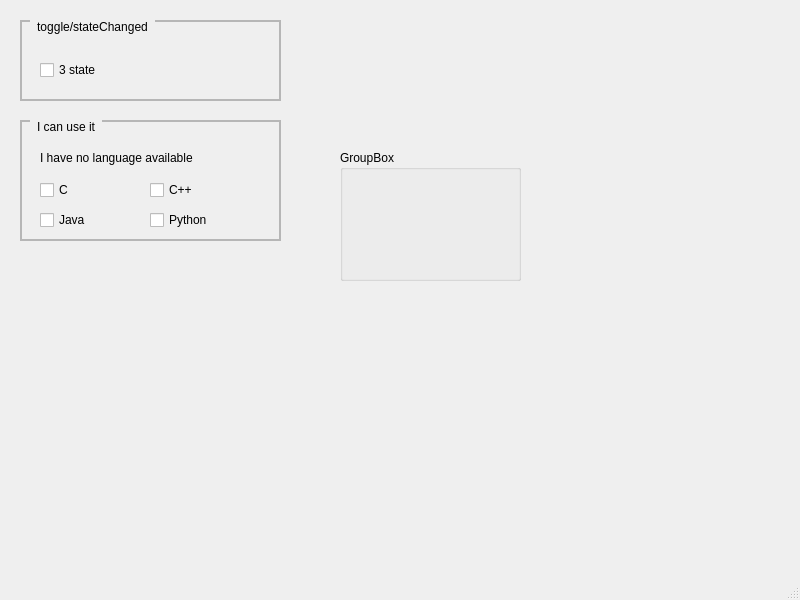
<?xml version="1.0" encoding="UTF-8"?>
<ui version="4.0">
 <class>MainWindow</class>
 <widget class="QMainWindow" name="MainWindow">
  <property name="geometry">
   <rect>
    <x>0</x>
    <y>0</y>
    <width>800</width>
    <height>600</height>
   </rect>
  </property>
  <property name="windowTitle">
   <string>MainWindow</string>
  </property>
  <property name="autoFillBackground">
   <bool>false</bool>
  </property>
  <property name="styleSheet">
   <string notr="true"/>
  </property>
  <widget class="QWidget" name="centralwidget">
   <widget class="QGroupBox" name="gboxToggleStateChanged">
    <property name="geometry">
     <rect>
      <x>20</x>
      <y>20</y>
      <width>261</width>
      <height>81</height>
     </rect>
    </property>
    <property name="styleSheet">
     <string notr="true">QGroupBox {
	border: 2px solid rgb(182,182,182);
	margin-top: 1ex;
}
QGroupBox::title {
	subcontrol-origin: margin;
	subcontrol-position: top left;
	padding: 0 5px;
	left: 10px;
}</string>
    </property>
    <property name="title">
     <string>toggle/stateChanged</string>
    </property>
    <widget class="QCheckBox" name="chkTri">
     <property name="geometry">
      <rect>
       <x>20</x>
       <y>40</y>
       <width>85</width>
       <height>20</height>
      </rect>
     </property>
     <property name="text">
      <string>3 state</string>
     </property>
     <property name="tristate">
      <bool>true</bool>
     </property>
    </widget>
   </widget>
   <widget class="QGroupBox" name="gboxICanUseIt">
    <property name="geometry">
     <rect>
      <x>20</x>
      <y>120</y>
      <width>261</width>
      <height>121</height>
     </rect>
    </property>
    <property name="styleSheet">
     <string notr="true">QGroupBox {
	border: 2px solid rgb(182,182,182);
	margin-top: 1ex;
}
QGroupBox::title {
	subcontrol-origin: margin;
	subcontrol-position: top left;
	padding: 0 5px;
	left: 10px;
}</string>
    </property>
    <property name="title">
     <string>I can use it</string>
    </property>
    <widget class="QCheckBox" name="chkC">
     <property name="geometry">
      <rect>
       <x>20</x>
       <y>60</y>
       <width>85</width>
       <height>20</height>
      </rect>
     </property>
     <property name="text">
      <string>C</string>
     </property>
     <attribute name="buttonGroup">
      <string notr="true">buttonGroup</string>
     </attribute>
    </widget>
    <widget class="QCheckBox" name="chkCpp">
     <property name="geometry">
      <rect>
       <x>130</x>
       <y>60</y>
       <width>85</width>
       <height>20</height>
      </rect>
     </property>
     <property name="text">
      <string>C++</string>
     </property>
     <attribute name="buttonGroup">
      <string notr="true">buttonGroup</string>
     </attribute>
    </widget>
    <widget class="QCheckBox" name="chkJava">
     <property name="geometry">
      <rect>
       <x>20</x>
       <y>90</y>
       <width>85</width>
       <height>20</height>
      </rect>
     </property>
     <property name="text">
      <string>Java</string>
     </property>
     <attribute name="buttonGroup">
      <string notr="true">buttonGroup</string>
     </attribute>
    </widget>
    <widget class="QCheckBox" name="chkPython">
     <property name="geometry">
      <rect>
       <x>130</x>
       <y>90</y>
       <width>85</width>
       <height>20</height>
      </rect>
     </property>
     <property name="text">
      <string>Python</string>
     </property>
     <attribute name="buttonGroup">
      <string notr="true">buttonGroup</string>
     </attribute>
    </widget>
    <widget class="QLabel" name="lblMsg">
     <property name="geometry">
      <rect>
       <x>20</x>
       <y>30</y>
       <width>391</width>
       <height>16</height>
      </rect>
     </property>
     <property name="text">
      <string>I have no language available</string>
     </property>
    </widget>
   </widget>
   <widget class="QGroupBox" name="groupBox">
    <property name="geometry">
     <rect>
      <x>340</x>
      <y>150</y>
      <width>181</width>
      <height>131</height>
     </rect>
    </property>
    <property name="title">
     <string>GroupBox</string>
    </property>
   </widget>
  </widget>
  <widget class="QMenuBar" name="menubar">
   <property name="geometry">
    <rect>
     <x>0</x>
     <y>0</y>
     <width>800</width>
     <height>22</height>
    </rect>
   </property>
  </widget>
  <widget class="QStatusBar" name="statusbar"/>
 </widget>
 <resources/>
 <connections/>
 <buttongroups>
  <buttongroup name="buttonGroup"/>
 </buttongroups>
</ui>
